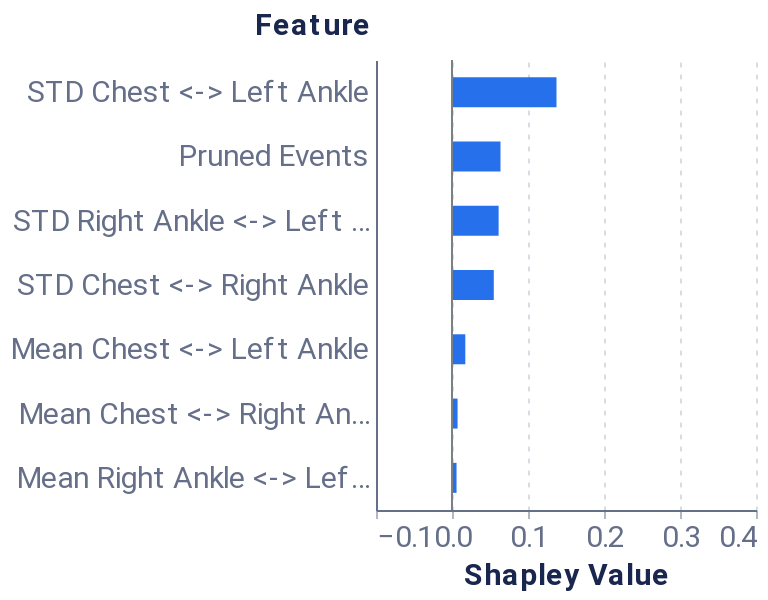

Here is the notebook cell this chart was saved with:
### Markdown cell above
##### Feature-level explanation

### Code cell
feature_dict = {'rs': 42, 'nsamples': 32000, 'feature_names': model_features, 'plot_features': plot_feats}
feature_data = local_feat(f, pos_x_data, feature_dict, positive_sequence_id, sequence_id_feat, average_event, pruning_idx)
feature_plot = plot_feat_barplot(feature_data, feature_dict.get('top_feats'), feature_dict.get('plot_features'))
feature_plot

### Figure 1 — Vega-Lite specification as saved in the notebook (floating-point values rounded to 4 significant figures)
{"config": {"axis": {"domain": true, "domainColor": "#666F89", "grid": false, "gridCap": "round", "gridColor": "#B3B7C4", "gridDash": [2, 4], "gridWidth": 0.5, "labelColor": "#666F89", "labelFont": "Roboto, Arial, sans-serif", "labelPadding": 2, "tickColor": "#666F89", "tickOpacity": 0.5, "tickSize": 4, "titleColor": "#19274E", "titleFont": "Roboto, Arial, sans-serif", "titleFontSize": 12}, "axisBand": {"domain": true, "labelPadding": 4, "ticks": false}, "axisY": {"domain": false, "titleAlign": "left", "titleAngle": 0, "titleX": -20, "titleY": -10}, "legend": {"labelColor": "#666F89", "labelFont": "Roboto, Arial, sans-serif", "labelFontSize": 12, "symbolSize": 40, "titleColor": "#19274E", "titleFont": "Roboto, Arial, sans-serif", "titleFontSize": 12, "titlePadding": 4}, "arc": {"stroke": "#FFFFFF", "strokeWidth": 1}, "bar": {"fill": "#2770EB", "stroke": null}, "line": {"stroke": "#2770EB", "strokeWidth": 2}, "path": {"stroke": "#2770EB", "strokeWidth": 0.5}, "point": {"fill": "#2770EB", "shape": "circle", "filled": true}, "rect": {"fill": "#2770EB"}, "rule": {"stroke": "#666F89"}, "shape": {"stroke": "#2770EB"}, "text": {"color": "#19274E", "font": "Roboto, Arial, sans-serif", "fontSize": 12}, "range": {"category": ["#2770EB", "#77B98A", "#DA5252", "#FFC400", "#A87AEA", "#00A39E", "#19274E"], "diverging": ["#006360", "#2BB3AE", "#96D9D7", "#FFFFFF", "#EDAAAA", "#DA5252", "#811D1D"], "heatmap": ["#18448F", "#1B4EA5", "#2770EB", "#4C88EE", "#82ACF3", "#A6C4F7", "#E9F1FD"], "ramp": ["#18448F", "#1B4EA5", "#2770EB", "#4C88EE", "#82ACF3", "#A6C4F7", "#E9F1FD"]}, "background": "#FFFFFF", "group": {"fill": "#FFFFFF"}, "header": {"labelColor": "#19274E", "labelFont": "Roboto, Arial, sans-serif", "labelFontSize": 12, "titleColor": "#19274E", "titleFont": "Roboto, Arial, sans-serif", "titleFontSize": 16}, "title": {"anchor": "start", "color": "#19274E", "font": "Roboto, Arial, sans-serif", "fontSize": 20, "fontWeight": "bold", "offset": 20, "subtitleColor": "#19274E", "subtitleFontSize": 16}, "view": {"continuousHeight": 300, "continuousWidth": 400, "stroke": "transparent"}}, "layer": [{"data": {"name": "data-04939ef5ff7227e056992c1b3879be30"}, "mark": {"type": "bar", "size": 15, "thickness": 1}, "encoding": {"x": {"axis": {"grid": true, "labelFontSize": 15, "title": "Shapley Value", "titleFontSize": 15}, "field": "Shapley Value", "scale": {"domain": [-0.1, 0.4]}, "type": "quantitative"}, "y": {"axis": {"labelFontSize": 15, "title": "Feature", "titleFontSize": 15, "titleX": -61}, "field": "Feature", "sort": {"field": "sort_col", "order": "descending"}, "type": "nominal"}}}, {"data": {"name": "data-9c00aa9dc2b1c1a0b4bf9b34ead12925"}, "mark": {"type": "rule", "color": "#798184"}, "encoding": {"x": {"field": "x", "type": "quantitative"}}}], "height": 225, "width": 190, "$schema": "https://vega.github.io/schema/vega-lite/v4.17.0.json", "datasets": {"data-04939ef5ff7227e056992c1b3879be30": [{"Random seed": 42, "NSamples": 32000, "Feature": "Mean Chest <-> Right Ankle", "Shapley Value": 0.007328, "sort_col": 0.007328}, {"Random seed": 42, "NSamples": 32000, "Feature": "STD Chest <-> Right Ankle", "Shapley Value": 0.05499, "sort_col": 0.05499}, {"Random seed": 42, "NSamples": 32000, "Feature": "Mean Chest <-> Left Ankle", "Shapley Value": 0.0175, "sort_col": 0.0175}, {"Random seed": 42, "NSamples": 32000, "Feature": "STD Chest <-> Left Ankle", "Shapley Value": 0.1375, "sort_col": 0.1375}, {"Random seed": 42, "NSamples": 32000, "Feature": "Mean Right Ankle <-> Left Ankle", "Shapley Value": 0.00598, "sort_col": 0.00598}, {"Random seed": 42, "NSamples": 32000, "Feature": "STD Right Ankle <-> Left Ankle", "Shapley Value": 0.06133, "sort_col": 0.06133}, {"Random seed": 42, "NSamples": 32000, "Feature": "Pruned Events", "Shapley Value": 0.0638, "sort_col": 0.0638}], "data-9c00aa9dc2b1c1a0b4bf9b34ead12925": [{"x": 0}]}}
